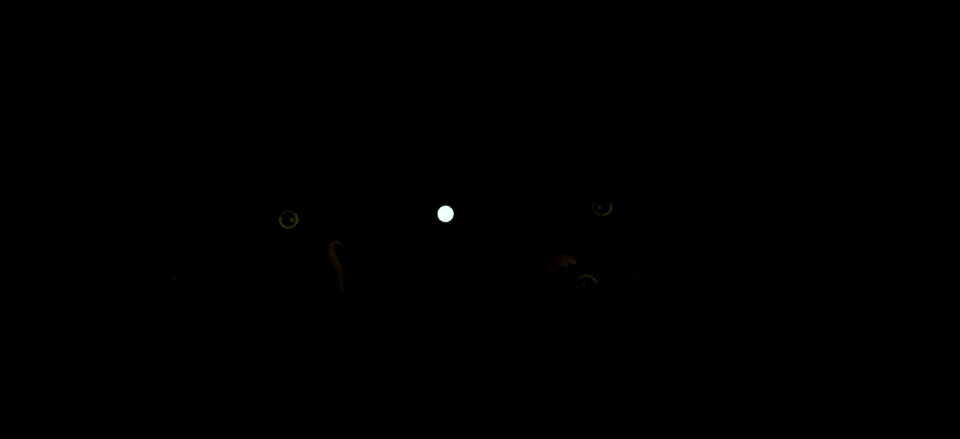
#> input picture pinhole_original_test.jpg, 1920 x 878 px (shown at 1/2 size); its folder holds only this picture in this run
$ python -i CPR_tools.py   (imports and definitions only)
#> lines starting #> are read from the running program, lines starting #| are printed output that depends on the picture; after the words box and inside, x2 and y2 are one past the last pixel; in counts of white or black regions, pixels touching at a corner belong together; long printed decimals are rounded
import cv2
import numpy as np
import os
import random
from scipy.stats import norm
from ultralytics import YOLO
import datetime


############################################################################################################ -- PINHOLE --
# This function takes in an image file path and returns False if the lit pinhole is too far away from the center of the image.
# The function also displays the image with lines and text on it to show the position of the pinhole.

# Parameters:
# - img_file_path: Path to the image file.
# - save_image_path: Path to the folder where the image is saved. leave alone if you don't want anything saved
# - row_deviation_threshold / column_deviation_threshold: Threshold for the row deviation. Deviation is calculated as the absolute difference between the centroid of the pinhole and the center of the image (0.5, 0.5).
# - margin: Multiplier for the cropped image dimensions.

def pinhole(img_file_path, save_image_path = None, row_deviation_threshold = 0.1, column_deviation_threshold = 0.1, center_point = (0.5, 0.5), x_margin=0.07, y_margin = 0.09):
    # Reading image
#> called with img_file_path = 'pinhole_original_test.jpg', row_deviation_threshold = 0.1, column_deviation_threshold = 0.1, center_point = (0.5, 0.5), x_margin = 0.07, y_margin = 0.09
    img = cv2.imread(img_file_path)
#> img is the input picture: shape (878, 1920, 3); mean B, G, R 0.1, 0.2, 0.2
    if img is None:
        print("Error: Could not read image file")
        exit()

    img_width = img.shape[1]
#> img_width = 1920
    img_height = img.shape[0]
#> img_height = 878

    cropped_image_width = img_width * x_margin
#> cropped_image_width = 134.4
    cropped_image_height = img_height * y_margin
#> cropped_image_height = 79.02

    cropped_image_x = center_point[0] * img_width
#> cropped_image_x = 960
    cropped_image_y = center_point[1] * img_height
#> cropped_image_y = 439

    # Cropping the image
    cropped_image = img[int(cropped_image_y - cropped_image_height):int(cropped_image_y + cropped_image_height),
                        int(cropped_image_x - cropped_image_width):int(cropped_image_x + cropped_image_width)]
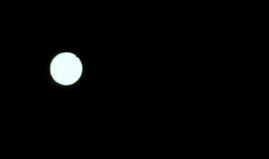
#> cropped_image: shape (159, 269, 3); mean B, G, R 5, 5.1, 4.7

    # Resizing the cropped image to 640 x 480
    cropped_image = cv2.resize(cropped_image, (640, 480))
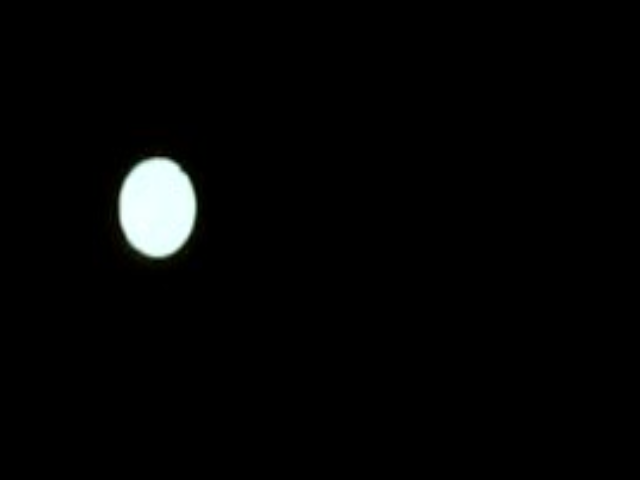
#> cropped_image: shape (480, 640, 3); mean B, G, R 5, 5.1, 4.7


    # create binary image
    gray = cv2.cvtColor(cropped_image, cv2.COLOR_BGR2GRAY)
    _, binary_image = cv2.threshold(gray, 200, 255, cv2.THRESH_BINARY)
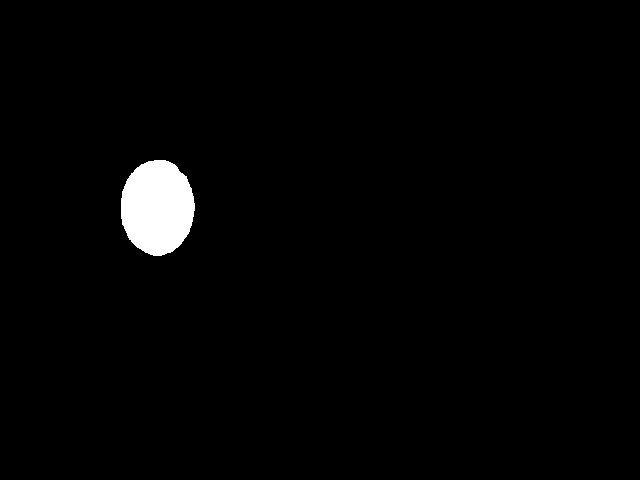
#> binary_image: shape (480, 640); 1.8% white; 1 white region, box (x1, y1, x2, y2) and area: (121, 160, 195, 256) 5552
    kernel = np.ones((3,3), np.uint8)
    binary_image = cv2.morphologyEx(binary_image, cv2.MORPH_CLOSE, kernel)


    # find centroid
    y,x = np.nonzero(binary_image)
#> y = 5552 values from 160 to 255; x = 5552 values, max 194 at index 2510, min 121 at index 2072, mean 157
    average_column_position = x.mean() / binary_image.shape[1]
#> average_column_position = 0.245
    average_row_position = y.mean() / binary_image.shape[0]
#> average_row_position = 0.431

    # Calculating deviations
    column_deviation = (0.5 - average_column_position) * cropped_image.shape[1] # deviation in pixels in the width direction
#> column_deviation = 163
    row_deviation = (0.5 - average_row_position) * cropped_image.shape[0] # deviation in pixels in the height direction
#> row_deviation = 32.9


    # Defining line start and end points
    vertical_line_start_point = (int(average_column_position * cropped_image.shape[1]), 0)
#> vertical_line_start_point = (157, 0)
    vertical_line_end_point = (int(average_column_position * cropped_image.shape[1]), cropped_image.shape[0])
#> vertical_line_end_point = (157, 480)

    horizontal_line_start_point = (0, int(average_row_position * cropped_image.shape[0]))
#> horizontal_line_start_point = (0, 207)
    horizontal_line_end_point = (cropped_image.shape[1], int(average_row_position * cropped_image.shape[0]))
#> horizontal_line_end_point = (640, 207)
    # Printing deviation details
    print("One or more deviation exceeds threshold")
    print("Column Deviation Magnitude:", column_deviation, "Row Deviation Magnitude:", row_deviation)
#| Column Deviation Magnitude: 162.989 Row Deviation Magnitude: 32.897
    print("Column Deviation Threshold:", column_deviation_threshold, "Row Deviation Threshold:", row_deviation_threshold)

    # put text on image
    cv2.putText(cropped_image, ("("+str(average_column_position)[:8] + ","), (int(0.1*cropped_image.shape[0]),int(0.1*cropped_image.shape[1])), cv2.FONT_HERSHEY_SIMPLEX, 0.5, (255,255,255), 1)
    cv2.putText(cropped_image, (str(average_row_position)[:8] + ")"), (int(0.1*cropped_image.shape[0]),int(0.2*cropped_image.shape[1])), cv2.FONT_HERSHEY_SIMPLEX, 0.5, (255,255,255), 1)

    # draw deviation threshold box and centroid lines
    cv2.line(cropped_image, vertical_line_start_point, vertical_line_end_point, (0, 0, 255), 1)
    cv2.line(cropped_image, horizontal_line_start_point, horizontal_line_end_point, (0, 0, 255), 1)
    cv2.rectangle(cropped_image, (int(0.5 * cropped_image.shape[1] - column_deviation_threshold * cropped_image.shape[1]), int(0.5 * cropped_image.shape[0] - row_deviation_threshold * cropped_image.shape[0])), (int(0.5 * cropped_image.shape[1] + column_deviation_threshold * cropped_image.shape[1]), int(0.5 * cropped_image.shape[0] + row_deviation_threshold * cropped_image.shape[0])), (0, 0, 255), 1)
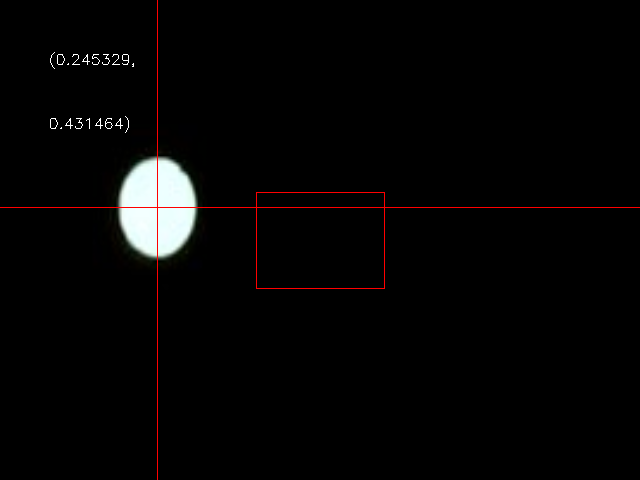
#> cropped_image: shape (480, 640, 3); mean B, G, R 5.2, 5.3, 6.2


    if save_image_path is not None:
        cv2.imwrite(save_image_path, cropped_image)
        print("Image saved to: " + save_image_path)


    return column_deviation, row_deviation


# [785 lines left out: functions parse_text_file, move_YOLO_stuff, resize_images, process_petri_dish_image, create_metadata, add_hough_circles and 6 more, not called in this run]

>>> result = pinhole('pinhole_original_test.jpg')
#> result = (163, 32.9)
